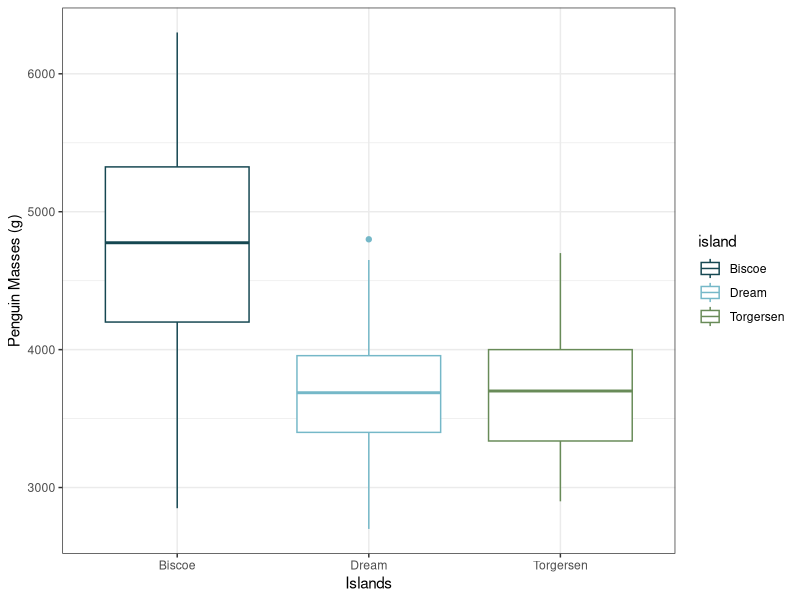

This figure's R source:
library(palmerpenguins)
library(ggplot2)

# Make the following changes to this basic box plot.
# 1) Change the grey background to white
# 2) Clean up the axis labels
# 3) Make the color vary by island
# 4) Choose a color palette that you enjoy!

my_palette <- c("#154751", "#75B8C8", "#688B58", "#BEA674", "#7B2D26")

ggplot(penguins, aes(island, body_mass_g,
                     color = island)) +
  geom_boxplot() +
  theme_bw() +
  xlab("Islands") +
  ylab("Penguin Masses (g)") +
  scale_color_manual(values = my_palette)
